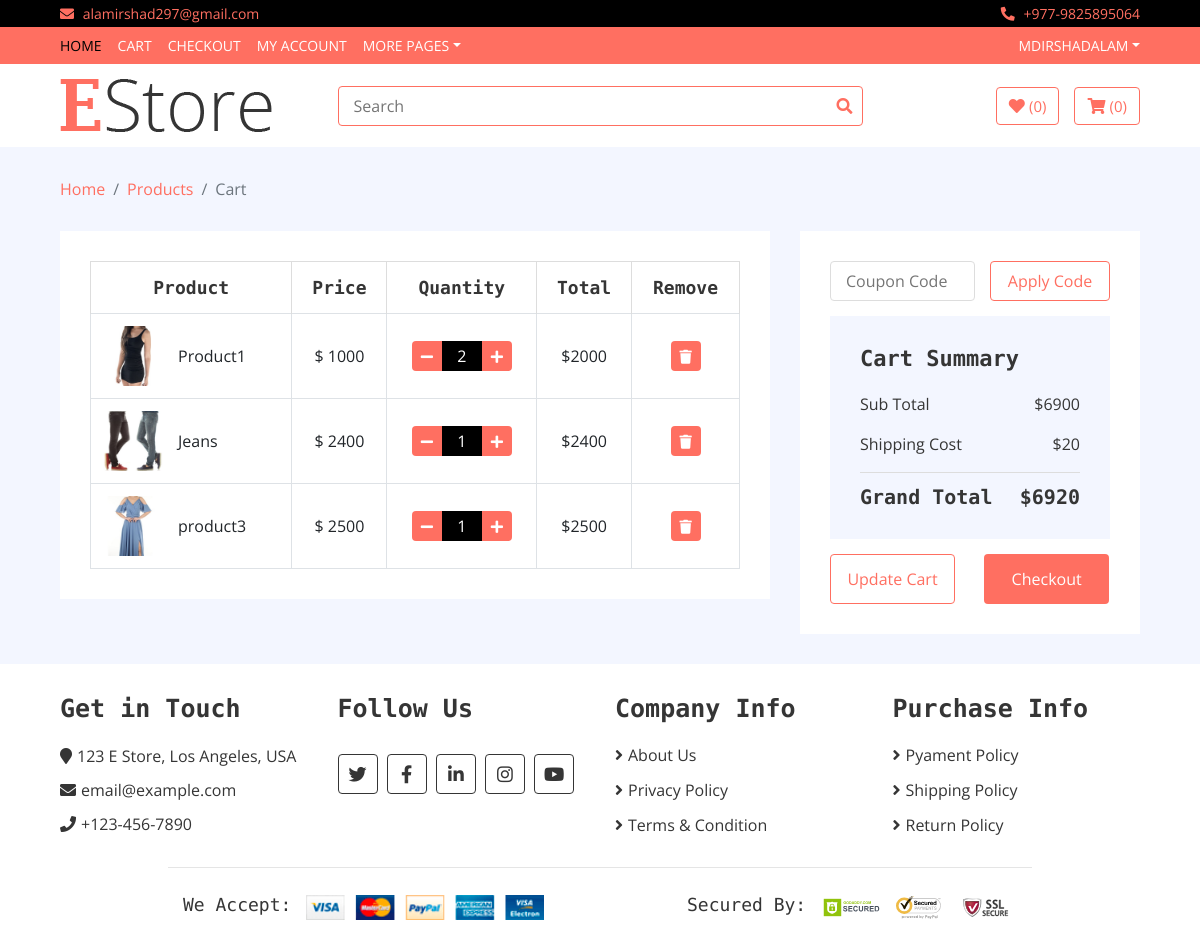
The app's page /cart (signed in) with its own data.
### home/models.py (models this page shows, shortened)
class Cart(models.Model):
    username = models.CharField(max_length=300)
    slug = models.CharField(max_length=300)
    items = models.ForeignKey(Product,on_delete=models.CASCADE)
    checkout = models.BooleanField(default=False)
    quantity = models.IntegerField(default = 1)
    total = models.IntegerField(default = 1)

class Product(models.Model):
    name = models.CharField(max_length = 300)
    slug = models.CharField(max_length = 500,blank = True)
    price = models.IntegerField()
    discounted_price = models.IntegerField()
    image = models.ImageField(upload_to = 'media')
    description = RichTextField(blank = True)
    specification = RichTextField(blank = True)
    category = models.ForeignKey(Category,on_delete = models.CASCADE)
    Subcategory = models.ForeignKey(SubCategory,on_delete = models.CASCADE)
    brand = models.ForeignKey(Brand,on_delete = models.CASCADE)
    stock = models.CharField(choices = STOCK,max_length = 100)
    labels = models.CharField(choices = LABELS,blank = True,max_length = 100)

### home/views.py (the view)
# urls.py: path('cart', CartView.as_view(), name='cart'),
class CartView(Base):
    def get(self,request):
        username = request.user.username
        self.context['cart_product'] = Cart.objects.filter(username = username, checkout = False)
        c = 0
        total_price = 0
        for i in Cart.objects.filter(username = username, checkout = False):
            p = Cart.objects.filter(username = username, checkout = False)[c].total
            total_price = total_price + p
            c = c+1
        print(total_price)
        self.context['total_price'] = total_price
        self.context['shipping_price'] = 20
        self.context['all_price'] = total_price + 20
        return render(request,'cart.html',self.context)

### templates/cart.html
{% extends 'base.html' %}
{% load static %}
{% block content %}
        <div class="breadcrumb-wrap">
            <div class="container-fluid">
                <ul class="breadcrumb">
                    <li class="breadcrumb-item"><a href="#">Home</a></li>
                    <li class="breadcrumb-item"><a href="#">Products</a></li>
                    <li class="breadcrumb-item active">Cart</li>
                </ul>
            </div>
        </div>
        <div class="cart-page">
            <div class="container-fluid">
                <div class="row">
                    <div class="col-lg-8">
                        <div class="cart-page-inner">
                            <div class="table-responsive">
                                <table class="table table-bordered">
                                    <thead class="thead-dark">
                                        <tr>
                                            <th>Product</th>
                                            <th>Price</th>
                                            <th>Quantity</th>
                                            <th>Total</th>
                                            <th>Remove</th>
                                        </tr>
                                    </thead>
                                    <tbody class="align-middle">
                                    {% for cart in cart_product %}
                                        <tr>
                                            <td>
                                                <div class="img">
                                                    <a href="#"><img src="{{cart.items.image.url}}" alt="Image"></a>
                                                    <p>{{cart.items.name}}</p>
                                                </div>
                                            </td>
                                            <td>$
                                                {% if cart.items.discounted_price > 0 %}
                                                    {{cart.items.discounted_price}}
                                                    {% else %}
                                                    {{cart.items.price}}
                                                    {% endif %}
                                            </td>
                                            <td>
                                                <div class="qty">
                                                    <a href = "/reduce_cart/{{cart.slug}}"><button class="btn-minus"><i class="fa fa-minus"></i></button></a>
                                                    <input type="text" value="{{cart.quantity}}">
                                                    <a href = "/add-to-cart/{{cart.slug}}"><button class="btn-plus"><i class="fa fa-plus"></i></button></a>
                                                </div>
                                            </td>
                                            <td>${{cart.total}}</td>
                                            <td><a href = "/delete_cart/{{cart.slug}}"><button><i class="fa fa-trash"></i></button></a></td>
                                        </tr>
                                    {% endfor %}
                                    </tbody>
                                </table>
                            </div>
                        </div>
                    </div>
                    <div class="col-lg-4">
                        <div class="cart-page-inner">
                            <div class="row">
                                <div class="col-md-12">
                                    <div class="coupon">
                                        <input type="text" placeholder="Coupon Code">
                                        <button>Apply Code</button>
                                    </div>
                                </div>
                                <div class="col-md-12">
                                    <div class="cart-summary">
                                        <div class="cart-content">
                                            <h1>Cart Summary</h1>
                                            <p>Sub Total<span>${{total_price}}</span></p>
                                            <p>Shipping Cost<span>${{shipping_price}}</span></p>
                                            <h2>Grand Total<span>${{all_price}}</span></h2>
                                        </div>
                                        <div class="cart-btn">
                                            <button>Update Cart</button>
                                            <button>Checkout</button>
                                        </div>
                                    </div>
                                </div>
                            </div>
                        </div>
                    </div>
                </div>
            </div>
        </div>
{% endblock %}

### templates/base.html (shortened to what this page needs)
<!DOCTYPE html>
{% load static %}
<html lang="en">
    <head>
        <link href="https://stackpath.bootstrapcdn.com/bootstrap/4.4.1/css/bootstrap.min.css" rel="stylesheet">
        <link href="https://cdnjs.cloudflare.com/ajax/libs/font-awesome/5.10.0/css/all.min.css" rel="stylesheet">
        <link href="{% static 'lib/slick/slick.css' %}" rel="stylesheet">
        <link href="{% static 'lib/slick/slick-theme.css' %}" rel="stylesheet">
        <link href="{% static 'css/style.css' %}" rel="stylesheet">
    </head>
    <body>
        <div class="top-bar">
            <div class="container-fluid">
                <div class="row">
                    <div class="col-sm-6">
                        <i class="fa fa-envelope"></i>
                        alamirshad297@gmail.com
                    </div>
                    <div class="col-sm-6">
                        <i class="fa fa-phone-alt"></i>
                        +977-9825895064
                    </div>
                </div>
            </div>
        </div>
        <div class="nav">
            <div class="container-fluid">
                <nav class="navbar navbar-expand-md bg-dark navbar-dark">
                    <div class="collapse navbar-collapse justify-content-between" id="navbarCollapse">
                        <div class="navbar-nav mr-auto">
                            <a href="{% url 'home' %}" class="nav-item nav-link active">Home</a>
                            <a href="{% url 'cart' %}" class="nav-item nav-link">Cart</a>
                            <a href="{% url 'checkout' %}" class="nav-item nav-link">Checkout</a>
                            <a href="{% url 'my-account' %}" class="nav-item nav-link">My Account</a>
                            <div class="nav-item dropdown">
                                <a href="#" class="nav-link dropdown-toggle" data-toggle="dropdown">More Pages</a>
                            </div>
                        </div>
                        <div class="navbar-nav ml-auto">
                            <div class="nav-item dropdown">
                                {% if user.is_authenticated %}
                                <a href="#" class="nav-link dropdown-toggle" data-toggle="dropdown">{{user.username}}</a>
                                {% else %}
                                <a href="#" class="nav-link dropdown-toggle" data-toggle="dropdown">User Account</a>
                                <div class="dropdown-menu">
                                    <a href="/accounts/login" class="dropdown-item">Login</a>
                                    <a href="/signup" class="dropdown-item">Register</a>
                                </div>
                                {% endif %}
                            </div>
                        </div>
                    </div>
                </nav>
            </div>
        </div>
        <div class="bottom-bar">
            <div class="container-fluid">
                <div class="row align-items-center">
                    <div class="col-md-3">
                        <div class="logo">
                            <a href="index.html">
                                <img src="img/logo.png" alt="Logo">
                            </a>
                        </div>
                    </div>
                    <div class="col-md-6">
                        <div class="search">
                        <form method = "GET" action = '/search'>
                            <input name = "query" type="text" placeholder="Search">
                            <button type = "submit"><i class="fa fa-search"></i></button>
                        </form>
                        </div>
                    </div>
                    <div class="col-md-3">
                        <div class="user">
                            <a href="wishlist.html" class="btn wishlist">
                                <i class="fa fa-heart"></i>
                                <span>(0)</span>
                            </a>
                            <a href="cart.html" class="btn cart">
                                <i class="fa fa-shopping-cart"></i>
                                <span>(0)</span>
                            </a>
                        </div>
                    </div>
                </div>
            </div>
        </div>
        {% block content %}
        {% endblock %}
<div class="footer">
    <div class="container-fluid">
        <div class="row">
            <div class="col-lg-3 col-md-6">
                <div class="footer-widget">
                    <h2>Get in Touch</h2>
                    <div class="contact-info">
                        <p><i class="fa fa-map-marker"></i>123 E Store, Los Angeles, USA</p>
                        <p><i class="fa fa-envelope"></i>email@example.com</p>
                        <p><i class="fa fa-phone"></i>+123-456-7890</p>
                    </div>
                </div>
            </div>
            <div class="col-lg-3 col-md-6">
                <div class="footer-widget">
                    <h2>Follow Us</h2>
                    <div class="contact-info">
                        <div class="social">
                            <a href=""><i class="fab fa-twitter"></i></a>
                            <a href=""><i class="fab fa-facebook-f"></i></a>
                            <a href=""><i class="fab fa-linkedin-in"></i></a>
                            <a href=""><i class="fab fa-instagram"></i></a>
                            <a href=""><i class="fab fa-youtube"></i></a>
                        </div>
                    </div>
                </div>
            </div>
            <div class="col-lg-3 col-md-6">
                <div class="footer-widget">
                    <h2>Company Info</h2>
                    <ul>
                        <li><a href="#">About Us</a></li>
                        <li><a href="#">Privacy Policy</a></li>
                        <li><a href="#">Terms & Condition</a></li>
                    </ul>
                </div>
            </div>
            <div class="col-lg-3 col-md-6">
                <div class="footer-widget">
                    <h2>Purchase Info</h2>
                    <ul>
                        <li><a href="#">Pyament Policy</a></li>
                        <li><a href="#">Shipping Policy</a></li>
                        <li><a href="#">Return Policy</a></li>
                    </ul>
                </div>
            </div>
        </div>
        <div class="row payment align-items-center">
            <div class="col-md-6">
                <div class="payment-method">
                    <h2>We Accept:</h2>
                    <img src="img/payment-method.png" alt="Payment Method" />
                </div>
            </div>
            <div class="col-md-6">
                <div class="payment-security">
                    <h2>Secured By:</h2>
                    <img src="img/godaddy.svg" alt="Payment Security" />
                    <img src="img/norton.svg" alt="Payment Security" />
                    <img src="img/ssl.svg" alt="Payment Security" />
                </div>
            </div>
        </div>
    </div>
</div>
</body>
</html>

### records on screen
Cart: items.image (picture), items.name "Product1", items.price "1000", quantity "2", total "2000"
Cart: items.image (picture), items.name "Jeans", items.discounted_price "2400", quantity "1", total "2400"
Cart: items.image (picture), items.name "product3", items.price "2500", quantity "1", total "2500"

### other values on screen
{{ user.username }} "MDIRSHADALAM"
{{ total_price }} "6900"
{{ shipping_price }} "20"
{{ all_price }} "6920"
